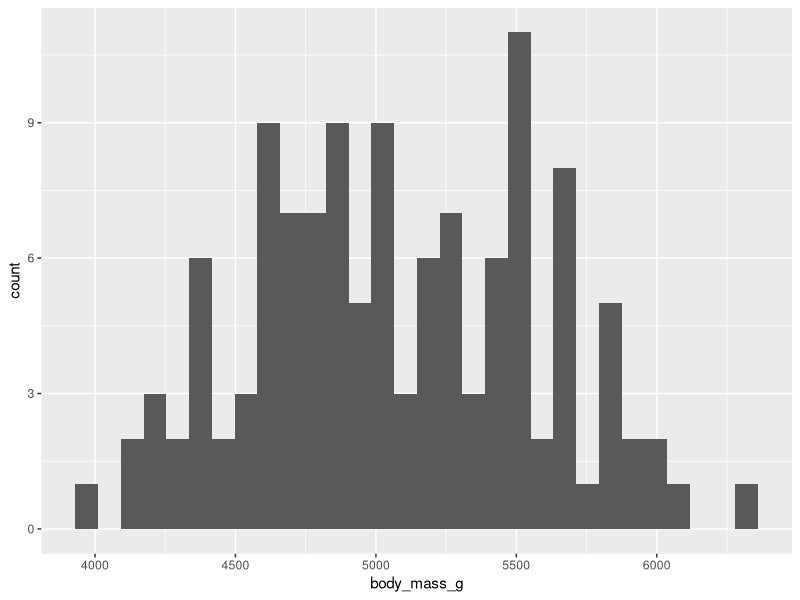
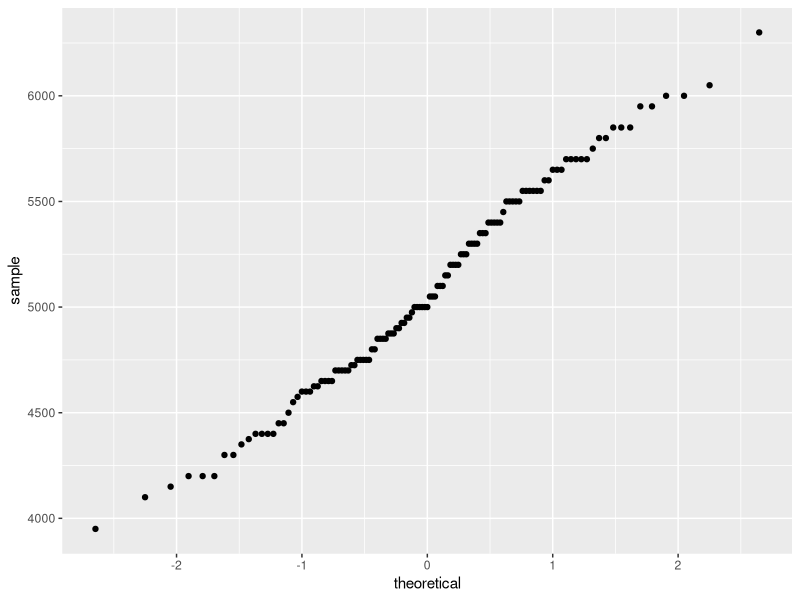
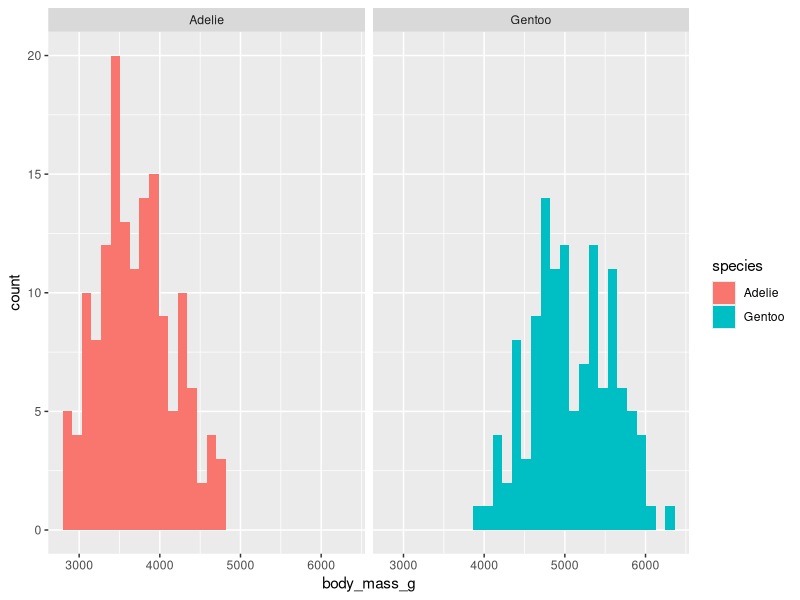
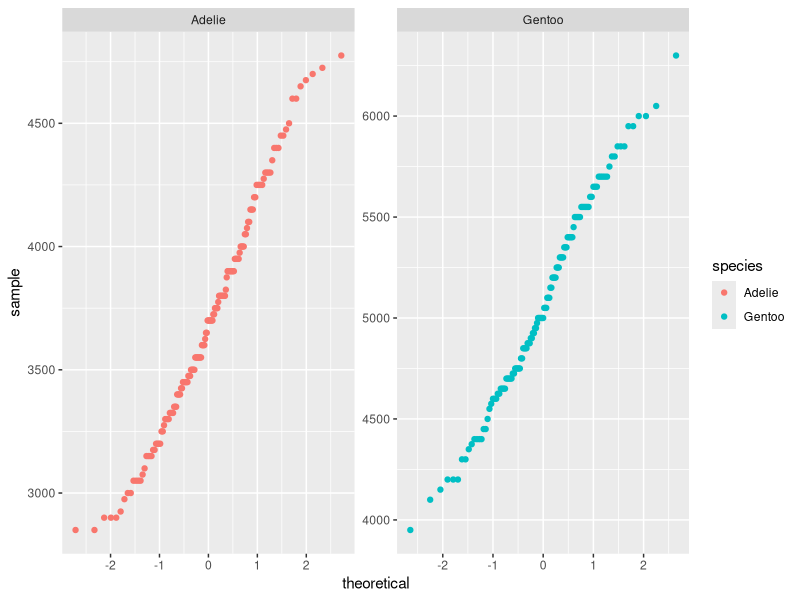

Write R code to recreate these figures, in order. (Note: this script raises an error after producing the figures.)
#DPS 

#02.25.2025

library(tidyverse)
library(palmerpenguins)
library(rstatix)

head(penguins)

gentoo =  penguins %>%
  filter(species == "Gentoo")

ggplot() +
  geom_histogram(aes(x=body_mass_g), data=gentoo)

# QQ plot

ggplot() +
  stat_qq(aes(sample=body_mass_g), data=gentoo)
dim(gentoo %>% filter(!is.na(body_mass_g)))

lit_body_mass_g = 5500 #EOL
my_t_test = t.test(gentoo$body_mass_g, mu = lit_body_mass_g)
my_t_test
summary(my_t_test)
class(my_t_test)

gentoo %>%
  t_test(body_mass_g ~ 1, mu = lit_body_mass_g)

#independent sample ttest

#no relationship between observations

data_for_t_test = penguins %>%
  filter(species %in% c("Gentoo", "Adelie"),
         !is.na(body_mass_g)) %>%
  select(species, body_mass_g)
head(data_for_t_test)

data_for_t_test%>%
  group_by(species) %>%
  summarize(avg=mean(body_mass_g), sd=sd(body_mass_g))

ggplot() +
  geom_histogram(aes(x=body_mass_g, fill=species), data=data_for_t_test) +
  facet_wrap(~species)

ggplot() +
  stat_qq(aes(sample=body_mass_g, color=species), data=data_for_t_test) +
  facet_wrap(~species, scales ="free")

data_for_t_test %>%
  levene_test(body_mass_g ~ species)

zoo =t.test(data_for_t_test$body_mass_g ~ data_for_t_test$species, var.equal=T)
summary(zoo)

data_for_t_test %>%
  t_test(body_mass_g ~ species)

# Correlation bill depth vs. bill length

ggplot() +
  geom_point(aes(x=bill_length_mm, y=bill_depth_mm), data = gentoo)

ggplot() +
  stat_qq(data = gentoo, aes(sample=bill_depth_mm))

ggplot() +
  geom_histogram(aes(bill_length_mm), data = gentoo)


test =cor(x=gentoo$bill_depth_mm, y=gentoo$bill_length_mm, use="complete.obs") # use complete.obs - rids of na
class(test)
test
hand_test = cor.test(x=gentoo$bill_depth_mm,  y=gentoo$bill_length_mm, use="complete.obs")
class(hand_test)
summary(hand_test)


gentoo %>%
  cor_test(bill_length_mm, bill_depth_mm)

head(gentoo)
cor(gentoo[,3:6], use="complete.obs")


library(GGally)

gentoo %>%
  select(bill_length_mm, bill_depth_mm, flipper_length_mm, body_mass_g) %>%
  ggpairs()

penguins %>%
  select(body_mass_g, ends_with("_mm"), species) %>%
  ggpairs(aes(color=species))

##Correlation does not imply causation

  